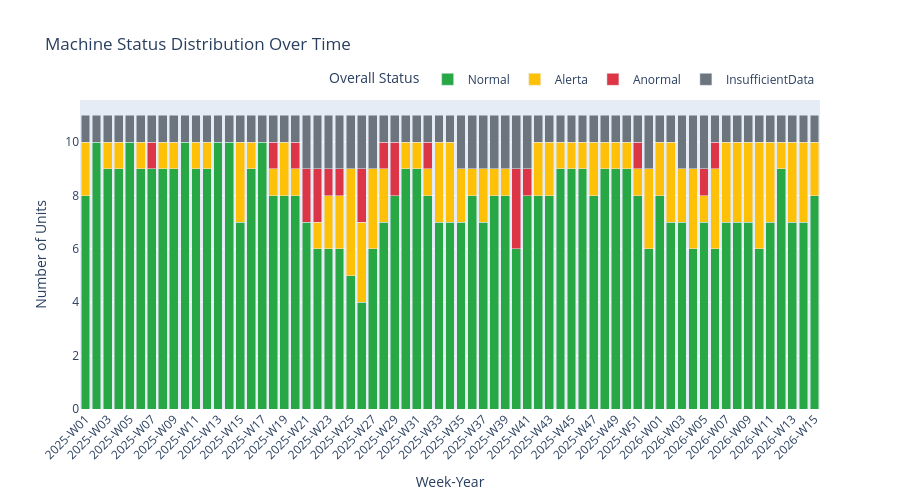

The cell this chart's notebook holds for it:
### Markdown cell above
## Step 7: Visualization & Trends

Visualize machine and component health trends over time.

### Code cell
if machine_status_path.exists():
    # Prepare data for visualization
    machine_status_df['week_label'] = machine_status_df.apply(
        lambda x: f"{x['evaluation_year']}-W{x['evaluation_week']:02d}", axis=1
    )
    
    # Sort by year and week
    machine_status_df['sort_key'] = machine_status_df.apply(
        lambda x: (x['evaluation_year'], x['evaluation_week']), axis=1
    )
    machine_status_df = machine_status_df.sort_values('sort_key')
    
    # Machine status distribution over time
    machine_status_counts = machine_status_df.groupby(['week_label', 'overall_status']).size().reset_index(name='count')
    
    status_colors = {
        'Normal': '#28a745',
        'Alerta': '#ffc107',
        'Anormal': '#dc3545',
        'InsufficientData': '#6c757d'
    }
    
    fig_machines = px.bar(
        machine_status_counts,
        x='week_label',
        y='count',
        color='overall_status',
        title='Machine Status Distribution Over Time',
        labels={
            'week_label': 'Week-Year',
            'count': 'Number of Units',
            'overall_status': 'Overall Status'
        },
        color_discrete_map=status_colors,
        category_orders={'overall_status': ['Normal', 'Alerta', 'Anormal', 'InsufficientData']},
        barmode='stack',
        height=500
    )
    
    fig_machines.update_layout(
        xaxis_tickangle=-45,
        font=dict(size=12),
        legend=dict(orientation="h", yanchor="bottom", y=1.02, xanchor="right", x=1)
    )
    
    fig_machines.show()
    print("✓ Machine status trend chart created")
else:
    print("⚠️  Cannot create visualizations - machine_status.parquet not found")

### Figure 1 — Plotly figure (JSON) as saved in the notebook; plotly's stock layout.template omitted (floating-point values rounded to 4 significant figures)
{"data": [{"hovertemplate": "Overall Status=Normal<br>Week-Year=%{x}<br>Number of Units=%{y}<extra></extra>", "legendgroup": "Normal", "marker": {"color": "#28a745", "pattern": {"shape": ""}}, "name": "Normal", "orientation": "v", "showlegend": true, "textposition": "auto", "type": "bar", "x": ["2025-W01", "2025-W02", "2025-W03", "2025-W04", "2025-W05", "2025-W06", "2025-W07", "2025-W08", "2025-W09", "2025-W10", "2025-W11", "2025-W12", "2025-W13", "2025-W14", "2025-W15", "2025-W16", "2025-W17", "2025-W18", "2025-W19", "2025-W20", "2025-W21", "2025-W22", "2025-W23", "2025-W24", "2025-W25", "2025-W26", "2025-W27", "2025-W28", "2025-W29", "2025-W30", "2025-W31", "2025-W32", "2025-W33", "2025-W34", "2025-W35", "2025-W36", "2025-W37", "2025-W38", "2025-W39", "2025-W40", "2025-W41", "2025-W42", "2025-W43", "2025-W44", "2025-W45", "2025-W46", "2025-W47", "2025-W48", "2025-W49", "2025-W50", "2025-W51", "2025-W52", "2026-W01", "2026-W02", "2026-W03", "2026-W04", "2026-W05", "2026-W06", "2026-W07", "2026-W08", "2026-W09", "2026-W10", "2026-W11", "2026-W12", "2026-W13", "2026-W14", "2026-W15"], "xaxis": "x", "y": [8, 10, 9, 9, 10, 9, 9, 9, 9, 10, 9, 9, 10, 10, 7, 9, 10, 8, 8, 8, 7, 6, 6, 6, 5, 4, 6, 7, 8, 9, 9, 8, 7, 7, 7, 8, 7, 8, 8, 6, 8, 8, 8, 9, 9, 9, 8, 9, 9, 9, 8, 6, 8, 7, 7, 6, 7, 6, 7, 7, 7, 6, 7, 9, 7, 7, 8], "yaxis": "y"}, {"hovertemplate": "Overall Status=Alerta<br>Week-Year=%{x}<br>Number of Units=%{y}<extra></extra>", "legendgroup": "Alerta", "marker": {"color": "#ffc107", "pattern": {"shape": ""}}, "name": "Alerta", "orientation": "v", "showlegend": true, "textposition": "auto", "type": "bar", "x": ["2025-W01", "2025-W03", "2025-W04", "2025-W06", "2025-W08", "2025-W09", "2025-W11", "2025-W12", "2025-W15", "2025-W16", "2025-W18", "2025-W19", "2025-W20", "2025-W22", "2025-W23", "2025-W24", "2025-W25", "2025-W26", "2025-W27", "2025-W28", "2025-W30", "2025-W31", "2025-W32", "2025-W33", "2025-W34", "2025-W35", "2025-W36", "2025-W37", "2025-W38", "2025-W39", "2025-W42", "2025-W43", "2025-W44", "2025-W45", "2025-W46", "2025-W47", "2025-W48", "2025-W49", "2025-W50", "2025-W51", "2025-W52", "2026-W01", "2026-W02", "2026-W03", "2026-W04", "2026-W05", "2026-W06", "2026-W07", "2026-W08", "2026-W09", "2026-W10", "2026-W11", "2026-W12", "2026-W13", "2026-W14", "2026-W15"], "xaxis": "x", "y": [2, 1, 1, 1, 1, 1, 1, 1, 3, 1, 1, 2, 1, 1, 2, 2, 4, 3, 3, 2, 1, 1, 1, 3, 3, 2, 1, 2, 1, 1, 2, 2, 1, 1, 1, 2, 1, 1, 1, 1, 3, 2, 3, 2, 3, 1, 3, 3, 3, 3, 4, 3, 1, 3, 3, 2], "yaxis": "y"}, {"hovertemplate": "Overall Status=Anormal<br>Week-Year=%{x}<br>Number of Units=%{y}<extra></extra>", "legendgroup": "Anormal", "marker": {"color": "#dc3545", "pattern": {"shape": ""}}, "name": "Anormal", "orientation": "v", "showlegend": true, "textposition": "auto", "type": "bar", "x": ["2025-W07", "2025-W18", "2025-W20", "2025-W21", "2025-W22", "2025-W23", "2025-W24", "2025-W26", "2025-W28", "2025-W29", "2025-W32", "2025-W40", "2025-W41", "2025-W51", "2026-W05", "2026-W06"], "xaxis": "x", "y": [1, 1, 1, 2, 2, 1, 1, 2, 1, 2, 1, 3, 1, 1, 1, 1], "yaxis": "y"}, {"hovertemplate": "Overall Status=InsufficientData<br>Week-Year=%{x}<br>Number of Units=%{y}<extra></extra>", "legendgroup": "InsufficientData", "marker": {"color": "#6c757d", "pattern": {"shape": ""}}, "name": "InsufficientData", "orientation": "v", "showlegend": true, "textposition": "auto", "type": "bar", "x": ["2025-W01", "2025-W02", "2025-W03", "2025-W04", "2025-W05", "2025-W06", "2025-W07", "2025-W08", "2025-W09", "2025-W10", "2025-W11", "2025-W12", "2025-W13", "2025-W14", "2025-W15", "2025-W16", "2025-W17", "2025-W18", "2025-W19", "2025-W20", "2025-W21", "2025-W22", "2025-W23", "2025-W24", "2025-W25", "2025-W26", "2025-W27", "2025-W28", "2025-W29", "2025-W30", "2025-W31", "2025-W32", "2025-W33", "2025-W34", "2025-W35", "2025-W36", "2025-W37", "2025-W38", "2025-W39", "2025-W40", "2025-W41", "2025-W42", "2025-W43", "2025-W44", "2025-W45", "2025-W46", "2025-W47", "2025-W48", "2025-W49", "2025-W50", "2025-W51", "2025-W52", "2026-W01", "2026-W02", "2026-W03", "2026-W04", "2026-W05", "2026-W06", "2026-W07", "2026-W08", "2026-W09", "2026-W10", "2026-W11", "2026-W12", "2026-W13", "2026-W14", "2026-W15"], "xaxis": "x", "y": [1, 1, 1, 1, 1, 1, 1, 1, 1, 1, 1, 1, 1, 1, 1, 1, 1, 1, 1, 1, 2, 2, 2, 2, 2, 2, 2, 1, 1, 1, 1, 1, 1, 1, 2, 2, 2, 2, 2, 2, 2, 1, 1, 1, 1, 1, 1, 1, 1, 1, 1, 2, 1, 1, 2, 2, 2, 1, 1, 1, 1, 1, 1, 1, 1, 1, 1], "yaxis": "y"}], "layout": {"barmode": "stack", "font": {"size": 12}, "height": 500, "legend": {"orientation": "h", "title": {"text": "Overall Status"}, "tracegroupgap": 0, "x": 1, "xanchor": "right", "y": 1.02, "yanchor": "bottom"}, "title": {"text": "Machine Status Distribution Over Time"}, "xaxis": {"anchor": "y", "domain": [0, 1], "tickangle": -45, "title": {"text": "Week-Year"}}, "yaxis": {"anchor": "x", "domain": [0, 1], "title": {"text": "Number of Units"}}}}
